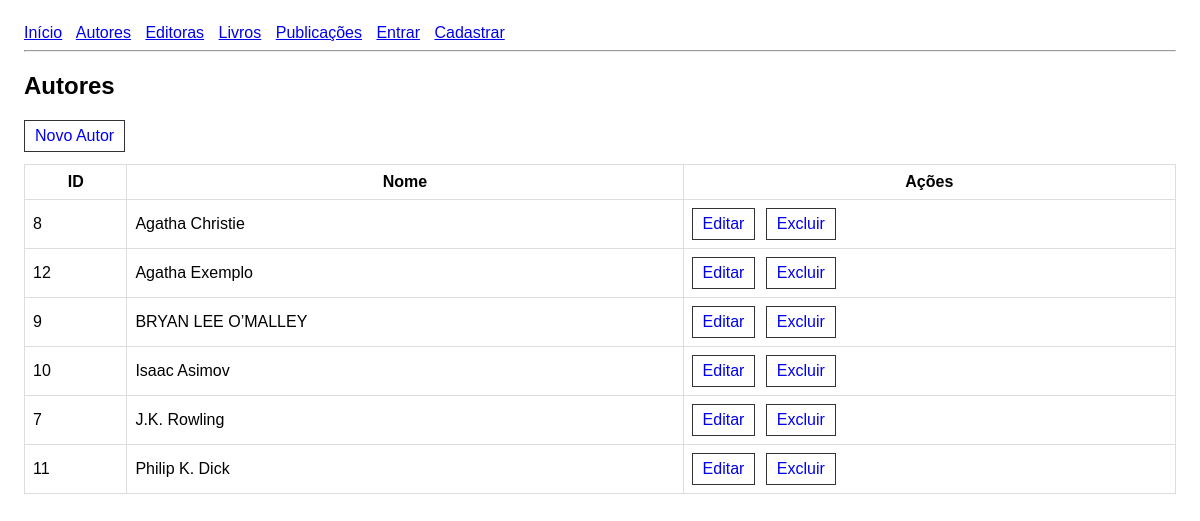
Page /edu/autores/ on the committed database.
### edu/models.py (models this page shows, shortened)
class Autor(models.Model):
    id = models.AutoField(primary_key=True)
    nome = models.CharField(max_length=100, unique=True, null=False, blank=False)

### edu/views.py (the view)
# urls.py: path("autores/", views.autor_list, name="autor_list"),
def autor_list(request):
    autores = Autor.objects.all().order_by("nome")
    return render(request, "edu/autor/list.html", {"autores": autores})

### edu/templates/edu/autor/list.html (shortened to what this page needs)
{% extends "edu/base.html" %}
{% block content %}
<h2>Autores</h2>
<a class="btn" href="{% url 'autor_create' %}">Novo Autor</a>
<table>
    <thead>
        <tr>
            <th>ID</th>
            <th>Nome</th>
            <th>Ações</th>
        </tr>
    </thead>
    <tbody>
    {% for autor in autores %}
        <tr>
            <td>{{ autor.id }}</td>
            <td>{{ autor.nome }}</td>
            <td>
                <a class="btn" href="{% url 'autor_update' autor.id %}">Editar</a>
                <a class="btn" href="{% url 'autor_delete' autor.id %}">Excluir</a>
            </td>
        </tr>
    {% empty %}
        <tr><td colspan="3">Nenhum autor cadastrado.</td></tr>
    {% endfor %}
    </tbody>
</table>
{% endblock %}

### edu/templates/edu/base.html (style rules this page uses)
body { font-family: Arial, sans-serif; margin: 24px; }
table { border-collapse: collapse; width: 100%; margin-top: 12px; }
th, td { border: 1px solid #ddd; padding: 8px; }
.btn { display: inline-block; padding: 6px 10px; border: 1px solid #333; text-decoration: none; margin-right: 6px; }

### rows in the picture
Autor: id "8", nome "Agatha Christie"
Autor: id "12", nome "Agatha Exemplo"
Autor: id "9", nome "BRYAN LEE O’MALLEY"
Autor: id "10", nome "Isaac Asimov"
Autor: id "7", nome "J.K. Rowling"
Autor: id "11", nome "Philip K. Dick"
